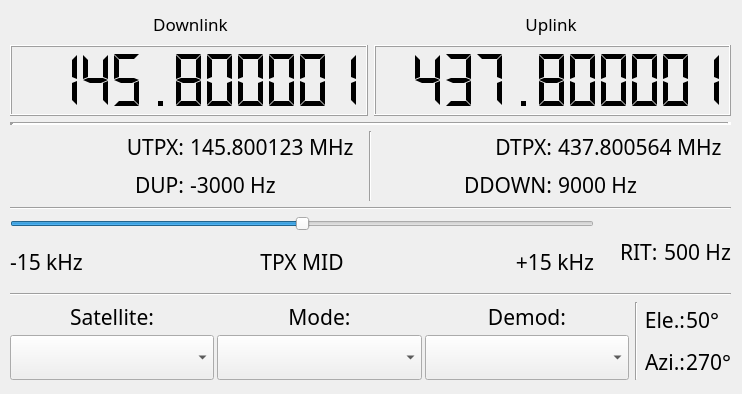
<?xml version="1.0" encoding="UTF-8"?>
<ui version="4.0">
 <class>MainWindow</class>
 <widget class="QMainWindow" name="MainWindow">
  <property name="windowModality">
   <enum>Qt::WindowModal</enum>
  </property>
  <property name="geometry">
   <rect>
    <x>0</x>
    <y>0</y>
    <width>742</width>
    <height>394</height>
   </rect>
  </property>
  <property name="sizePolicy">
   <sizepolicy hsizetype="Preferred" vsizetype="Preferred">
    <horstretch>0</horstretch>
    <verstretch>0</verstretch>
   </sizepolicy>
  </property>
  <property name="minimumSize">
   <size>
    <width>320</width>
    <height>240</height>
   </size>
  </property>
  <property name="maximumSize">
   <size>
    <width>1920</width>
    <height>1080</height>
   </size>
  </property>
  <property name="font">
   <font>
    <family>Nasalization</family>
    <pointsize>20</pointsize>
   </font>
  </property>
  <property name="cursor">
   <cursorShape>ArrowCursor</cursorShape>
  </property>
  <property name="contextMenuPolicy">
   <enum>Qt::NoContextMenu</enum>
  </property>
  <property name="windowTitle">
   <string>AMSAT-GUI</string>
  </property>
  <widget class="QWidget" name="centralwidget">
   <widget class="QWidget" name="">
    <property name="geometry">
     <rect>
      <x>10</x>
      <y>9</y>
      <width>721</width>
      <height>371</height>
     </rect>
    </property>
    <layout class="QVBoxLayout" name="verticalLayout_8">
     <item>
      <layout class="QHBoxLayout" name="horizontalLayout">
       <property name="spacing">
        <number>0</number>
       </property>
       <property name="sizeConstraint">
        <enum>QLayout::SetMinimumSize</enum>
       </property>
       <item>
        <widget class="QLabel" name="label_UPLINK">
         <property name="sizePolicy">
          <sizepolicy hsizetype="Minimum" vsizetype="Minimum">
           <horstretch>0</horstretch>
           <verstretch>0</verstretch>
          </sizepolicy>
         </property>
         <property name="maximumSize">
          <size>
           <width>16777215</width>
           <height>30</height>
          </size>
         </property>
         <property name="font">
          <font>
           <family>Nasalization</family>
           <pointsize>13</pointsize>
           <weight>50</weight>
           <italic>false</italic>
           <bold>false</bold>
          </font>
         </property>
         <property name="text">
          <string>Downlink</string>
         </property>
         <property name="scaledContents">
          <bool>true</bool>
         </property>
         <property name="alignment">
          <set>Qt::AlignCenter</set>
         </property>
         <property name="textInteractionFlags">
          <set>Qt::NoTextInteraction</set>
         </property>
        </widget>
       </item>
       <item>
        <widget class="QLabel" name="label_DOWNLINK">
         <property name="sizePolicy">
          <sizepolicy hsizetype="Minimum" vsizetype="Minimum">
           <horstretch>0</horstretch>
           <verstretch>0</verstretch>
          </sizepolicy>
         </property>
         <property name="maximumSize">
          <size>
           <width>16777215</width>
           <height>30</height>
          </size>
         </property>
         <property name="font">
          <font>
           <family>Nasalization</family>
           <pointsize>13</pointsize>
           <weight>50</weight>
           <italic>false</italic>
           <bold>false</bold>
          </font>
         </property>
         <property name="text">
          <string>Uplink</string>
         </property>
         <property name="scaledContents">
          <bool>true</bool>
         </property>
         <property name="alignment">
          <set>Qt::AlignCenter</set>
         </property>
        </widget>
       </item>
      </layout>
     </item>
     <item>
      <layout class="QHBoxLayout" name="freqLayout">
       <property name="sizeConstraint">
        <enum>QLayout::SetMinAndMaxSize</enum>
       </property>
       <item>
        <widget class="QLCDNumber" name="freqUP_LCD">
         <property name="enabled">
          <bool>true</bool>
         </property>
         <property name="font">
          <font>
           <family>Nasalization</family>
           <pointsize>10</pointsize>
           <underline>false</underline>
           <strikeout>false</strikeout>
          </font>
         </property>
         <property name="smallDecimalPoint">
          <bool>false</bool>
         </property>
         <property name="digitCount">
          <number>11</number>
         </property>
         <property name="segmentStyle">
          <enum>QLCDNumber::Flat</enum>
         </property>
         <property name="value" stdset="0">
          <double>145.800001000000009</double>
         </property>
        </widget>
       </item>
       <item>
        <widget class="QLCDNumber" name="freqDOWN_LCD">
         <property name="enabled">
          <bool>true</bool>
         </property>
         <property name="font">
          <font>
           <family>Nasalization</family>
           <pointsize>10</pointsize>
           <underline>false</underline>
           <strikeout>false</strikeout>
          </font>
         </property>
         <property name="smallDecimalPoint">
          <bool>false</bool>
         </property>
         <property name="digitCount">
          <number>11</number>
         </property>
         <property name="segmentStyle">
          <enum>QLCDNumber::Flat</enum>
         </property>
         <property name="value" stdset="0">
          <double>437.800001000000009</double>
         </property>
        </widget>
       </item>
      </layout>
     </item>
     <item>
      <widget class="Line" name="line_sep_1">
       <property name="styleSheet">
        <string notr="true">color: rgb(221, 221, 221)</string>
       </property>
       <property name="lineWidth">
        <number>4</number>
       </property>
       <property name="orientation">
        <enum>Qt::Horizontal</enum>
       </property>
      </widget>
     </item>
     <item>
      <layout class="QHBoxLayout" name="horizontalLayout_2">
       <item>
        <layout class="QHBoxLayout" name="horizontalLayout_5">
         <item>
          <layout class="QVBoxLayout" name="verticalLayout_2">
           <item>
            <widget class="QLabel" name="label_uplink_tpx">
             <property name="font">
              <font>
               <family>Nasalization</family>
               <pointsize>16</pointsize>
              </font>
             </property>
             <property name="text">
              <string>UTPX:</string>
             </property>
             <property name="alignment">
              <set>Qt::AlignRight|Qt::AlignTrailing|Qt::AlignVCenter</set>
             </property>
            </widget>
           </item>
           <item>
            <widget class="QLabel" name="label_doppler_up">
             <property name="font">
              <font>
               <family>Nasalization</family>
               <pointsize>16</pointsize>
              </font>
             </property>
             <property name="text">
              <string>DUP:</string>
             </property>
             <property name="alignment">
              <set>Qt::AlignRight|Qt::AlignTrailing|Qt::AlignVCenter</set>
             </property>
            </widget>
           </item>
          </layout>
         </item>
         <item>
          <layout class="QVBoxLayout" name="verticalLayout_5">
           <item>
            <widget class="QLabel" name="uplink_tpx">
             <property name="font">
              <font>
               <family>Nasalization</family>
               <pointsize>16</pointsize>
              </font>
             </property>
             <property name="text">
              <string>145.800123 MHz</string>
             </property>
             <property name="alignment">
              <set>Qt::AlignLeading|Qt::AlignLeft|Qt::AlignVCenter</set>
             </property>
            </widget>
           </item>
           <item>
            <widget class="QLabel" name="doppler_up">
             <property name="font">
              <font>
               <family>Nasalization</family>
               <pointsize>16</pointsize>
              </font>
             </property>
             <property name="text">
              <string>-3000 Hz</string>
             </property>
             <property name="alignment">
              <set>Qt::AlignLeading|Qt::AlignLeft|Qt::AlignVCenter</set>
             </property>
            </widget>
           </item>
          </layout>
         </item>
        </layout>
       </item>
       <item>
        <widget class="Line" name="line_sep_2">
         <property name="orientation">
          <enum>Qt::Vertical</enum>
         </property>
        </widget>
       </item>
       <item>
        <layout class="QHBoxLayout" name="horizontalLayout_7">
         <item>
          <layout class="QVBoxLayout" name="verticalLayout_6">
           <item>
            <widget class="QLabel" name="label_downlink_tpx">
             <property name="font">
              <font>
               <family>Nasalization</family>
               <pointsize>16</pointsize>
              </font>
             </property>
             <property name="text">
              <string>DTPX:</string>
             </property>
             <property name="alignment">
              <set>Qt::AlignRight|Qt::AlignTrailing|Qt::AlignVCenter</set>
             </property>
            </widget>
           </item>
           <item>
            <widget class="QLabel" name="label_doppler_down">
             <property name="font">
              <font>
               <family>Nasalization</family>
               <pointsize>16</pointsize>
              </font>
             </property>
             <property name="text">
              <string>DDOWN:</string>
             </property>
             <property name="alignment">
              <set>Qt::AlignRight|Qt::AlignTrailing|Qt::AlignVCenter</set>
             </property>
            </widget>
           </item>
          </layout>
         </item>
         <item>
          <layout class="QVBoxLayout" name="verticalLayout_7">
           <item>
            <widget class="QLabel" name="downlink_tpx">
             <property name="font">
              <font>
               <family>Nasalization</family>
               <pointsize>16</pointsize>
              </font>
             </property>
             <property name="text">
              <string>437.800564 MHz</string>
             </property>
             <property name="alignment">
              <set>Qt::AlignLeading|Qt::AlignLeft|Qt::AlignVCenter</set>
             </property>
            </widget>
           </item>
           <item>
            <widget class="QLabel" name="doppler_down">
             <property name="font">
              <font>
               <family>Nasalization</family>
               <pointsize>16</pointsize>
              </font>
             </property>
             <property name="text">
              <string>9000 Hz</string>
             </property>
             <property name="alignment">
              <set>Qt::AlignLeading|Qt::AlignLeft|Qt::AlignVCenter</set>
             </property>
            </widget>
           </item>
          </layout>
         </item>
        </layout>
       </item>
      </layout>
     </item>
     <item>
      <widget class="Line" name="line_sep_3">
       <property name="orientation">
        <enum>Qt::Horizontal</enum>
       </property>
      </widget>
     </item>
     <item>
      <layout class="QHBoxLayout" name="linear_data">
       <item>
        <layout class="QVBoxLayout" name="tpx_slider">
         <property name="sizeConstraint">
          <enum>QLayout::SetMinAndMaxSize</enum>
         </property>
         <item>
          <widget class="QSlider" name="slider_tpx">
           <property name="styleSheet">
            <string notr="true"/>
           </property>
           <property name="minimum">
            <number>-15000</number>
           </property>
           <property name="maximum">
            <number>15000</number>
           </property>
           <property name="singleStep">
            <number>1</number>
           </property>
           <property name="pageStep">
            <number>1000</number>
           </property>
           <property name="value">
            <number>0</number>
           </property>
           <property name="sliderPosition">
            <number>0</number>
           </property>
           <property name="tracking">
            <bool>true</bool>
           </property>
           <property name="orientation">
            <enum>Qt::Horizontal</enum>
           </property>
           <property name="tickPosition">
            <enum>QSlider::NoTicks</enum>
           </property>
           <property name="tickInterval">
            <number>500</number>
           </property>
          </widget>
         </item>
         <item>
          <layout class="QHBoxLayout" name="horizontalLayout_3">
           <item>
            <widget class="QLabel" name="label_tpx_lower_limit">
             <property name="font">
              <font>
               <family>Nasalization</family>
               <pointsize>16</pointsize>
              </font>
             </property>
             <property name="text">
              <string>-15 kHz</string>
             </property>
            </widget>
           </item>
           <item>
            <widget class="QLabel" name="label_tpx_mid">
             <property name="font">
              <font>
               <family>Nasalization</family>
               <pointsize>16</pointsize>
              </font>
             </property>
             <property name="text">
              <string>TPX MID</string>
             </property>
             <property name="alignment">
              <set>Qt::AlignCenter</set>
             </property>
            </widget>
           </item>
           <item>
            <widget class="QLabel" name="label_tpx_upper_limit">
             <property name="font">
              <font>
               <family>Nasalization</family>
               <pointsize>16</pointsize>
              </font>
             </property>
             <property name="text">
              <string>+15 kHz</string>
             </property>
             <property name="alignment">
              <set>Qt::AlignRight|Qt::AlignTrailing|Qt::AlignVCenter</set>
             </property>
            </widget>
           </item>
          </layout>
         </item>
        </layout>
       </item>
       <item>
        <spacer name="horizontalSpacer">
         <property name="orientation">
          <enum>Qt::Horizontal</enum>
         </property>
         <property name="sizeType">
          <enum>QSizePolicy::Fixed</enum>
         </property>
         <property name="sizeHint" stdset="0">
          <size>
           <width>20</width>
           <height>20</height>
          </size>
         </property>
        </spacer>
       </item>
       <item>
        <layout class="QHBoxLayout" name="horizontalLayout_4">
         <property name="sizeConstraint">
          <enum>QLayout::SetMaximumSize</enum>
         </property>
         <item>
          <widget class="QLabel" name="label_RIT">
           <property name="font">
            <font>
             <family>Nasalization</family>
             <pointsize>16</pointsize>
            </font>
           </property>
           <property name="text">
            <string>RIT:</string>
           </property>
          </widget>
         </item>
         <item>
          <widget class="QLabel" name="freqRIT">
           <property name="font">
            <font>
             <family>Nasalization</family>
             <pointsize>16</pointsize>
            </font>
           </property>
           <property name="text">
            <string>500 Hz</string>
           </property>
          </widget>
         </item>
        </layout>
       </item>
      </layout>
     </item>
     <item>
      <widget class="Line" name="line_sep_5">
       <property name="orientation">
        <enum>Qt::Horizontal</enum>
       </property>
      </widget>
     </item>
     <item>
      <layout class="QHBoxLayout" name="sat_settings">
       <item>
        <layout class="QHBoxLayout" name="horizontalLayout_6">
         <property name="spacing">
          <number>3</number>
         </property>
         <property name="sizeConstraint">
          <enum>QLayout::SetDefaultConstraint</enum>
         </property>
         <item>
          <layout class="QVBoxLayout" name="verticalLayout_3">
           <item>
            <widget class="QLabel" name="label_satellite">
             <property name="sizePolicy">
              <sizepolicy hsizetype="Expanding" vsizetype="Fixed">
               <horstretch>0</horstretch>
               <verstretch>0</verstretch>
              </sizepolicy>
             </property>
             <property name="font">
              <font>
               <family>Nasalization</family>
               <pointsize>16</pointsize>
              </font>
             </property>
             <property name="text">
              <string>Satellite:</string>
             </property>
             <property name="alignment">
              <set>Qt::AlignCenter</set>
             </property>
            </widget>
           </item>
           <item>
            <widget class="QComboBox" name="satellite_selector">
             <property name="sizePolicy">
              <sizepolicy hsizetype="Preferred" vsizetype="Preferred">
               <horstretch>0</horstretch>
               <verstretch>0</verstretch>
              </sizepolicy>
             </property>
             <property name="minimumSize">
              <size>
               <width>90</width>
               <height>0</height>
              </size>
             </property>
             <property name="maxVisibleItems">
              <number>100</number>
             </property>
             <property name="insertPolicy">
              <enum>QComboBox::InsertAtTop</enum>
             </property>
             <property name="sizeAdjustPolicy">
              <enum>QComboBox::AdjustToMinimumContentsLength</enum>
             </property>
            </widget>
           </item>
          </layout>
         </item>
         <item>
          <layout class="QVBoxLayout" name="verticalLayout_4">
           <item>
            <widget class="QLabel" name="label_mode">
             <property name="sizePolicy">
              <sizepolicy hsizetype="Expanding" vsizetype="Maximum">
               <horstretch>0</horstretch>
               <verstretch>0</verstretch>
              </sizepolicy>
             </property>
             <property name="font">
              <font>
               <family>Nasalization</family>
               <pointsize>16</pointsize>
              </font>
             </property>
             <property name="text">
              <string>Mode:</string>
             </property>
             <property name="alignment">
              <set>Qt::AlignCenter</set>
             </property>
            </widget>
           </item>
           <item>
            <widget class="QComboBox" name="mode_selector">
             <property name="sizePolicy">
              <sizepolicy hsizetype="Preferred" vsizetype="Preferred">
               <horstretch>0</horstretch>
               <verstretch>0</verstretch>
              </sizepolicy>
             </property>
             <property name="minimumSize">
              <size>
               <width>90</width>
               <height>0</height>
              </size>
             </property>
            </widget>
           </item>
          </layout>
         </item>
         <item>
          <layout class="QVBoxLayout" name="verticalLayout">
           <item>
            <widget class="QLabel" name="label_demod">
             <property name="sizePolicy">
              <sizepolicy hsizetype="Expanding" vsizetype="Fixed">
               <horstretch>0</horstretch>
               <verstretch>0</verstretch>
              </sizepolicy>
             </property>
             <property name="font">
              <font>
               <family>Nasalization</family>
               <pointsize>16</pointsize>
              </font>
             </property>
             <property name="text">
              <string>Demod:</string>
             </property>
             <property name="alignment">
              <set>Qt::AlignCenter</set>
             </property>
            </widget>
           </item>
           <item>
            <widget class="QComboBox" name="demod_selector">
             <property name="sizePolicy">
              <sizepolicy hsizetype="Preferred" vsizetype="Preferred">
               <horstretch>0</horstretch>
               <verstretch>0</verstretch>
              </sizepolicy>
             </property>
             <property name="minimumSize">
              <size>
               <width>90</width>
               <height>0</height>
              </size>
             </property>
             <property name="baseSize">
              <size>
               <width>90</width>
               <height>0</height>
              </size>
             </property>
            </widget>
           </item>
          </layout>
         </item>
        </layout>
       </item>
       <item>
        <widget class="Line" name="line_sep_4">
         <property name="orientation">
          <enum>Qt::Vertical</enum>
         </property>
        </widget>
       </item>
       <item>
        <layout class="QGridLayout" name="gridLayout_2">
         <property name="horizontalSpacing">
          <number>1</number>
         </property>
         <item row="1" column="1">
          <widget class="QLabel" name="satellite_azimuth">
           <property name="font">
            <font>
             <family>Nasalization</family>
             <pointsize>16</pointsize>
            </font>
           </property>
           <property name="text">
            <string>270°</string>
           </property>
          </widget>
         </item>
         <item row="0" column="1">
          <widget class="QLabel" name="satellite_elevation">
           <property name="font">
            <font>
             <family>Nasalization</family>
             <pointsize>16</pointsize>
            </font>
           </property>
           <property name="text">
            <string>50°</string>
           </property>
          </widget>
         </item>
         <item row="1" column="0">
          <widget class="QLabel" name="label_azimuth">
           <property name="font">
            <font>
             <family>Nasalization</family>
             <pointsize>16</pointsize>
            </font>
           </property>
           <property name="text">
            <string>Azi.:</string>
           </property>
           <property name="alignment">
            <set>Qt::AlignRight|Qt::AlignTrailing|Qt::AlignVCenter</set>
           </property>
          </widget>
         </item>
         <item row="0" column="0">
          <widget class="QLabel" name="label_elevation">
           <property name="font">
            <font>
             <family>Nasalization</family>
             <pointsize>16</pointsize>
            </font>
           </property>
           <property name="text">
            <string>Ele.:</string>
           </property>
           <property name="alignment">
            <set>Qt::AlignRight|Qt::AlignTrailing|Qt::AlignVCenter</set>
           </property>
          </widget>
         </item>
        </layout>
       </item>
      </layout>
     </item>
    </layout>
   </widget>
  </widget>
 </widget>
 <resources/>
 <connections/>
 <designerdata>
  <property name="gridDeltaX">
   <number>10</number>
  </property>
  <property name="gridDeltaY">
   <number>10</number>
  </property>
  <property name="gridSnapX">
   <bool>true</bool>
  </property>
  <property name="gridSnapY">
   <bool>true</bool>
  </property>
  <property name="gridVisible">
   <bool>true</bool>
  </property>
 </designerdata>
</ui>
